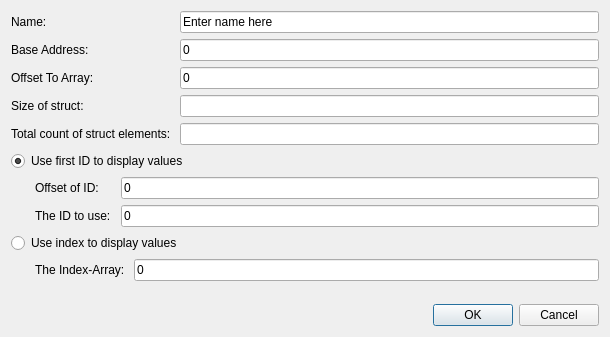
<?xml version="1.0" encoding="UTF-8"?>
<ui version="4.0">
 <class>AddNewSimpleStructWidget</class>
 <widget class="QDialog" name="AddNewSimpleStructWidget">
  <property name="geometry">
   <rect>
    <x>0</x>
    <y>0</y>
    <width>610</width>
    <height>337</height>
   </rect>
  </property>
  <property name="windowTitle">
   <string>Dialog</string>
  </property>
  <layout class="QGridLayout" name="gridLayout">
   <item row="1" column="1">
    <widget class="QLineEdit" name="editBaseAddress">
     <property name="inputMask">
      <string>hhhhhhhh</string>
     </property>
     <property name="text">
      <string>0</string>
     </property>
    </widget>
   </item>
   <item row="5" column="0" colspan="2">
    <layout class="QGridLayout" name="extrasLayout">
     <item row="0" column="0">
      <widget class="QRadioButton" name="radioUseId">
       <property name="text">
        <string>Use first ID to display values</string>
       </property>
       <property name="checked">
        <bool>true</bool>
       </property>
      </widget>
     </item>
     <item row="3" column="0">
      <widget class="QRadioButton" name="radioUseIndex">
       <property name="text">
        <string>Use index to display values</string>
       </property>
      </widget>
     </item>
     <item row="1" column="0">
      <layout class="QGridLayout" name="useIDLayout">
       <property name="leftMargin">
        <number>24</number>
       </property>
       <property name="rightMargin">
        <number>0</number>
       </property>
       <property name="horizontalSpacing">
        <number>7</number>
       </property>
       <item row="0" column="1">
        <widget class="QLineEdit" name="editOffsetID">
         <property name="inputMask">
          <string>HHHHHHHH</string>
         </property>
         <property name="text">
          <string>0</string>
         </property>
        </widget>
       </item>
       <item row="0" column="0">
        <widget class="QLabel" name="label_4">
         <property name="text">
          <string>Offset of ID: </string>
         </property>
        </widget>
       </item>
       <item row="1" column="0">
        <widget class="QLabel" name="label_5">
         <property name="text">
          <string>The ID to use: </string>
         </property>
        </widget>
       </item>
       <item row="1" column="1">
        <widget class="QLineEdit" name="editID">
         <property name="text">
          <string>0</string>
         </property>
        </widget>
       </item>
      </layout>
     </item>
     <item row="4" column="0">
      <layout class="QGridLayout" name="useIndexLayout">
       <property name="leftMargin">
        <number>24</number>
       </property>
       <item row="1" column="0">
        <widget class="QLabel" name="label_6">
         <property name="text">
          <string>The Index-Array: </string>
         </property>
        </widget>
       </item>
       <item row="1" column="1">
        <widget class="QLineEdit" name="editIndex">
         <property name="text">
          <string>0</string>
         </property>
        </widget>
       </item>
      </layout>
     </item>
    </layout>
   </item>
   <item row="1" column="0">
    <widget class="QLabel" name="label">
     <property name="text">
      <string>Base Address:</string>
     </property>
    </widget>
   </item>
   <item row="6" column="0" colspan="2">
    <spacer name="verticalSpacer">
     <property name="orientation">
      <enum>Qt::Vertical</enum>
     </property>
     <property name="sizeHint" stdset="0">
      <size>
       <width>20</width>
       <height>40</height>
      </size>
     </property>
    </spacer>
   </item>
   <item row="0" column="1">
    <widget class="QLineEdit" name="editName">
     <property name="text">
      <string>Enter name here</string>
     </property>
    </widget>
   </item>
   <item row="0" column="0">
    <widget class="QLabel" name="label_3">
     <property name="text">
      <string>Name:</string>
     </property>
    </widget>
   </item>
   <item row="3" column="0">
    <widget class="QLabel" name="label_7">
     <property name="text">
      <string>Size of struct: </string>
     </property>
    </widget>
   </item>
   <item row="2" column="1">
    <widget class="QLineEdit" name="editOffset">
     <property name="inputMask">
      <string>HHHHHHHH</string>
     </property>
     <property name="text">
      <string>0</string>
     </property>
    </widget>
   </item>
   <item row="2" column="0">
    <widget class="QLabel" name="label_2">
     <property name="text">
      <string>Offset To Array:</string>
     </property>
    </widget>
   </item>
   <item row="7" column="0" colspan="2">
    <widget class="QDialogButtonBox" name="buttonBox">
     <property name="orientation">
      <enum>Qt::Horizontal</enum>
     </property>
     <property name="standardButtons">
      <set>QDialogButtonBox::Cancel|QDialogButtonBox::Ok</set>
     </property>
    </widget>
   </item>
   <item row="4" column="0">
    <widget class="QLabel" name="label_8">
     <property name="text">
      <string>Total count of struct elements: </string>
     </property>
    </widget>
   </item>
   <item row="3" column="1">
    <widget class="QLineEdit" name="editSizeOfStruct"/>
   </item>
   <item row="4" column="1">
    <widget class="QLineEdit" name="editTotalCount"/>
   </item>
  </layout>
 </widget>
 <resources/>
 <connections>
  <connection>
   <sender>buttonBox</sender>
   <signal>accepted()</signal>
   <receiver>AddNewSimpleStructWidget</receiver>
   <slot>accept()</slot>
   <hints>
    <hint type="sourcelabel">
     <x>248</x>
     <y>254</y>
    </hint>
    <hint type="destinationlabel">
     <x>157</x>
     <y>274</y>
    </hint>
   </hints>
  </connection>
  <connection>
   <sender>buttonBox</sender>
   <signal>rejected()</signal>
   <receiver>AddNewSimpleStructWidget</receiver>
   <slot>reject()</slot>
   <hints>
    <hint type="sourcelabel">
     <x>316</x>
     <y>260</y>
    </hint>
    <hint type="destinationlabel">
     <x>286</x>
     <y>274</y>
    </hint>
   </hints>
  </connection>
 </connections>
</ui>
